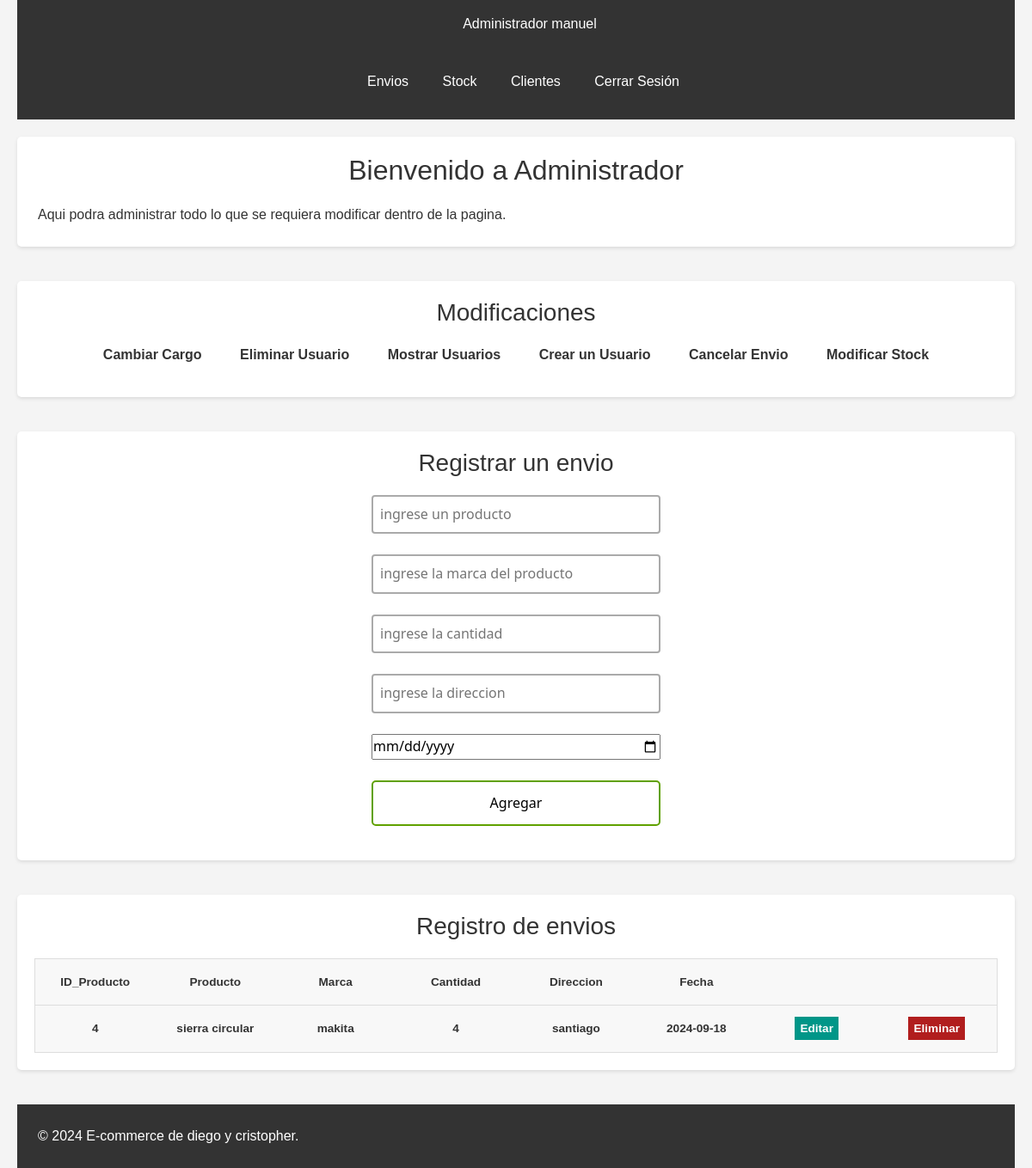
/empleados2.php (signed in), run on the app's committed database.
### tables this page shows
CREATE TABLE `envios` (
  `id` int(11) NOT NULL,
  `producto` varchar(100) NOT NULL,
  `marca` varchar(100) NOT NULL,
  `cantidad` int(11) NOT NULL,
  `direccion` varchar(100) NOT NULL,
  `fecha_envio` date NOT NULL
);

### empleados2.php (the view, shortened to what this page needs)
<?php
$nombreUsuario = isset($_SESSION['usuario']) ? $_SESSION['usuario'] : "Invitado";
$con = connection();
$sql = "SELECT * FROM envios";
$query = mysqli_query($con, $sql);
?>
<!DOCTYPE html>
<html lang="es">
<head>
    <link href="https://cdn.jsdelivr.net/npm/bootstrap@5.3.3/dist/css/bootstrap.min.css" rel="stylesheet">
    <link href="empleadosDise.css" rel="stylesheet">
</head>
<body>
    <header>
        <nav>
           <ul>
                <li>
                    <div class="caja">
                        <?php echo 'Administrador  '.$nombreUsuario; ?>
                    </div>
               </li>
           </ul>
            <ul>
                <li><a href="envios.php">Envios</a></li>
                <li><a href="stock.php">Stock</a></li>
                <li><a href="clientes_datos.php">Clientes</a></li>
                <li><a href="cerrar_sesion.php">Cerrar Sesión</a></li>
            </ul>
        </nav>
    </header>
    <section id="inicio">
        <h2>Bienvenido a Administrador</h2>
        <p>Aqui podra administrar todo lo que se requiera modificar dentro de la pagina.</p>
    </section>
    <section id="categorias">
        <h3>Modificaciones</h3>
        <ul>
            <li><a href="#Mostrar_user">Cambiar Cargo</a></li>
            <li><a href="#Mostrar_user">Eliminar Usuario</a></li>
            <li><a href="#Mostrar_user">Mostrar Usuarios</a></li>
            <li><a href="#crear_user">Crear un Usuario</a></li>
            <li><a href="Mostrar_envios">Cancelar Envio</a></li>
            <li><a href="modificarStock.php">Modificar Stock</a></li>
        </ul>
    </section>
    <section class="metodos_emple">
            <h3>Registrar un envio</h3>
            <div id="crear_env">
          <div class="users-form">
              <form action="agregar_envio.php" method="POST">
                   <input type="text" name="producto" placeholder="ingrese un producto">
                   <input type="text" name="marca" placeholder="ingrese la marca del producto">
                   <input type="text" name="cantidad" placeholder="ingrese la cantidad">
                   <input type="text" name="direccion" placeholder="ingrese la direccion">
                   <input type="date" name="fecha_envio" placeholder="ingrese la fecha de envio">
                   <input type="submit" value="Agregar">
              </form>
          </div>
    </section>
    <section class="metodos_emple">
    <h3>Registro de envios</h3>
            <div id="Mostrar_envios">
            <div class="users-table">
        <table>
            <thead>
                <tr>
                    <th>ID_Producto</th>
                    <th>Producto</th>
                    <th>Marca</th>
                    <th>Cantidad</th>
                    <th>Direccion</th>
                    <th>Fecha</th>
                    <th></th>
                    <th></th>
                </tr>
            </thead>
            <tbody>
                <?php while ($row = mysqli_fetch_array($query)): ?>
                    <tr>
                        <th><?= $row['id'] ?></th>
                        <th><?= $row['producto'] ?></th>
                        <th><?= $row['marca'] ?></th>
                        <th><?= $row['cantidad'] ?></th>
                        <th><?= $row['direccion'] ?></th>
                        <th><?= $row['fecha_envio'] ?></th>
                        <th><a href="modificarEnv.php?id=<?= $row['id'] ?>" class="users-table--edit">Editar</a></th>
                        <th><a href="eliminar_Env.php?id=<?= $row['id'] ?>" class="users-table--delete" >Eliminar</a></th>
                    </tr>
                <?php endwhile; ?>
            </tbody>
        </table>
    </div>
    </section>
    <footer>
        <p>&copy; 2024 E-commerce de diego y cristopher.</p>
    </footer>
</body>
</html>

### empleadosDise.css (style rules this page uses)
* { box-sizing: border-box; margin: 0; padding: 0; }
html { font-family: 'Segoe UI', sans-serif; text-align: center; }
a { text-decoration: none; }
.users-form form { display: flex; flex-direction: column; gap: 24px; width: 30%; margin: 20px auto; text-align: center; }
.users-form form input { font-family: 'Segoe UI', sans-serif; }
.users-form form input[type=text], .users-form form input[type=password], .users-form form input[type=email] { padding: 8px; border:2px solid #aaa; border-radius:4px; outline:none; transition:.3s; }
.users-form form input[type=submit] { border: none; padding: 12px 50px; text-decoration: none; transition-duration: 0.4s; cursor: pointer; border-radius: 5px; background-color: white; color: black; border: 2px solid #60a100; }
.users-table table { border: 1px solid #ccc; border-collapse: collapse; margin: 0; padding: 0; width: 100%; table-layout: fixed; }
table tr { background-color: #f8f8f8; border: 1px solid #ddd; padding: 4px; }
table th { padding: 16px; text-align: center; font-size: .85em; }
.users-table--edit { background: #009688; padding: 6px; color: #fff; text-align: center; font-weight: bold; }
.users-table--delete { background: #b11e1e; padding: 6px; color: #fff; text-align: center; font-weight: bold; }

### empleados2.php (style rules this page uses)
* { margin: 0; padding: 0; box-sizing: border-box; font-family: Arial, sans-serif; }
body { line-height: 1.6; background-color: #f4f4f4; color: #333; padding: 0 20px; }
header { background-color: #333; color: #fff; padding: 15px 0; margin-bottom: 20px; }
nav ul { list-style: none; text-align: center; }
nav ul li { display: inline; margin-right: 15px; }
nav ul li a { color: #fff; text-decoration: none; font-size: 16px; padding: 5px 10px; transition: background-color 0.3s; }
section { margin-bottom: 40px; padding: 20px; background-color: #fff; border-radius: 5px; box-shadow: 0 2px 4px rgba(0, 0, 0, 0.1); text-align: center; }
section h2, section h3 { color: #333; margin-bottom: 20px; text-align: center; font-weight: normal; }
#categorias ul { list-style: none; padding: 0; text-align: center; }
#categorias ul li { display: inline-block; margin: 0 10px; }
#categorias ul li a { color: #333; text-decoration: none; font-weight: bold; padding: 5px 10px; transition: color 0.3s, background-color 0.3s; }
footer { text-align: center; padding: 20px; background-color: #333; color: #fff; margin-top: 20px; position: relative; bottom: 0; width: 100%; }
p { width: 50%; height: auto; margin: 4px; text-align: left; }
form { text-align: center; }

### data on the page
envios: id "4", producto "sierra circular", marca "makita", cantidad "4", direccion "santiago", fecha_envio "2024-09-18"

### other printed values
$nombreUsuario "manuel"
